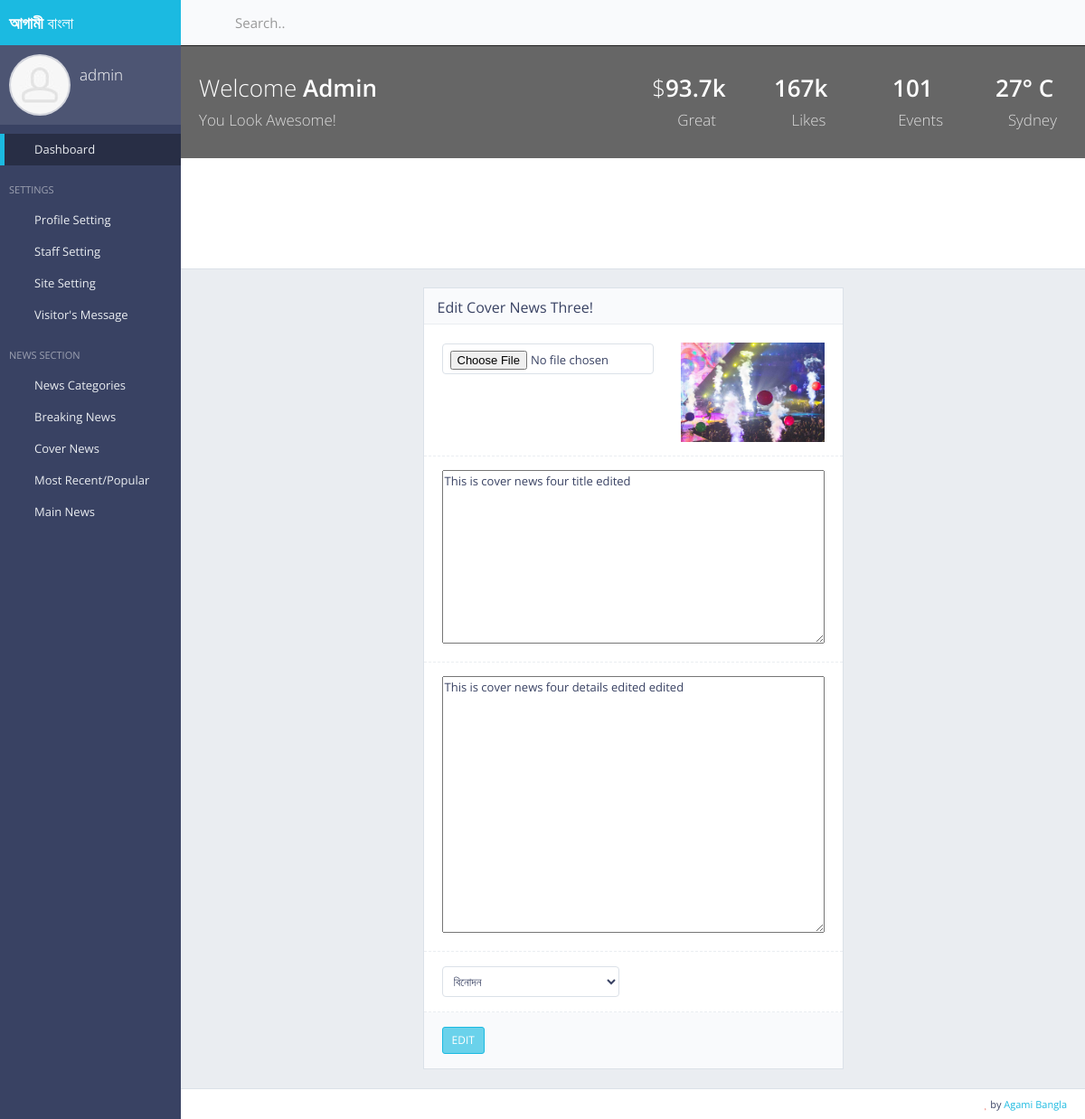
The page /aga/admin/edit/cover/news/four/1/ (signed in) on the database its author committed.
### user/models.py (models this page shows, shortened)
class User(AbstractBaseUser):
    first_name = models.CharField(max_length=30, blank=False, verbose_name='First Name')
    last_name  = models.CharField(verbose_name="Last Name", max_length=30, blank=False)
    email      = models.EmailField(verbose_name='email address',max_length=255,unique=True,)
    user_name  = models.CharField(max_length=30, blank=False, unique=True)
    is_active  = models.BooleanField(default=False)
    is_admin   = models.BooleanField(default=False)
    is_Staff   = models.BooleanField(default=False)
    objects = CustomUserManager()
    USERNAME_FIELD = 'email'
    REQUIRED_FIELDS = ['user_name']

### adminPanel/models.py (models this page shows, shortened)
class CoverNews4(models.Model):
    cover_news_image = models.ImageField()
    cover_news_title = models.TextField(max_length=255, verbose_name="Cover News Title")
    cover_news_category = models.CharField(max_length=255, default="")
    cover_news_subcategory = models.CharField(max_length=255, blank=True, null=True)
    cover_news_details = models.TextField(max_length=2000, blank=True, null=True)
    cover_news_added_at = models.DateField(auto_now_add=True)

### adminPanel/views.py (the view, shortened to what this page needs)
# urls.py: url(r'^aga/admin/edit/cover/news/four/(?P<pk>\d+)/$', views.adminPanel_editCoverNewsFour, name='adminPanelEditCoverNews4'),
@login_required(login_url='/login/user')
def adminPanel_editCoverNewsFour(request, pk):
    cover_news_info_4 = CoverNews4.objects.filter(pk=pk).first()
    cover_news_cat_id = int(cover_news_info_4.cover_news_category)
    news_categories = NewsCategories.objects.all()
    context = {
        'pk' : pk,
        'cover_news_four_info' : cover_news_info_4,
        'cover_news_four_cat_id' : cover_news_cat_id,
        'news_categories' : news_categories,
    }
    return render(request, "backEnd/edit_cover_news_4.html", context)

### core/templates/backEnd/edit_cover_news_4.html (shortened to what this page needs)
{% extends 'backEnd/index.html' %}
{% load static %}
{% block main_content %}
<div class="row">
    <div class="col-md-3"></div>
    <div class="col-md-6">
        <div class="block">
            <div class="block-title">
                <h2>Edit Cover News Three!</h2>
            </div>
            <form action="{%url 'adminPanelEditCoverNews4' pk=pk %}" method="post" enctype="multipart/form-data" class="form-horizontal form-bordered">
                <div class="form-group">
                    <div class="col-md-7">
                        <input type="file" name="edit-cover-news-four-img" id="edit-cover-news-four-img" class="form-control">
                    </div>
                    <div class="col-md-5">
                        <img src="{{cover_news_four_info.cover_news_image.url}}" id="cover-news-four-img-preview" style="width:100%;height: 110px;" alt="">
                    </div>
                </div>
                <div class="form-group">
                    <div class="col-md-12">
                        <textarea name="edit_cover_news_title" id="edit_cover_news_title" cols="" style="width: 100%;" rows="10" maxlength="" placeholder="Cover News Title" required>{{cover_news_four_info.cover_news_title}}</textarea>
                    </div>
                </div>
                <div class="form-group">
                    <div class="col-md-12">
                        <textarea name="edit_cover_news_details" id="edit_cover_news_details" cols="" style="width: 100%;" rows="15" maxlength="" placeholder="Cover News Details" required>{{cover_news_four_info.cover_news_details}}</textarea>
                    </div>
                </div>
                <div class="form-group">
                    <div class="col-md-6">
                        <select id="select-category" name="edit-select-cover-news-category" class="form-control" size="1" required>
                            {% if news_categories|length == 0 %}
                            <option value="0">No News Category Found</option>
                            {% else %}
                            {% for cats in news_categories %}
                            {% if cover_news_four_info %}
                            {% if cats.pk == cover_news_four_cat_id %}
                            <option value="{{cats.pk}}" selected>{{cats.category_name}}</option>
                            {% else %}
                            <option value="{{cats.pk}}">{{cats.category_name}}</option>
                            {% endif %}
                            {% endif %}
                            {% endfor %}
                            {% endif %}
                        </select>
                    </div>
                    <div class="col-md-6">
                    </div>
                </div>
                <div class="form-group form-actions">
                    <div class="col-xs-12">
                        <button type="submit" class="btn btn-sm btn-primary">EDIT</button>
                    </div>
                </div>
            </form>
        </div>
    </div>
     <div class="col-md-3"></div>
</div>
{% endblock %}

### core/templates/backEnd/index.html (shortened to what this page needs)
{% load static %}
<!DOCTYPE html>
<html class="no-js" lang="en">
<head>
    <link rel="stylesheet" href="{%static 'backEnd/css/bootstrap.min.css' %}">
    <link rel="stylesheet" href="{%static 'backEnd/css/plugins.css' %}">
    <link rel="stylesheet" href="{%static 'backEnd/css/main.css' %}">
    <link rel="stylesheet" href="{%static 'backEnd/css/themes.css' %}">
</head>
<body>
<div id="page-wrapper">
    <div id="page-container" class="sidebar-partial sidebar-visible-lg sidebar-no-animations">
        <div id="sidebar">
            <div id="sidebar-scroll">
                <div class="sidebar-content">
                    <a href="index.html" class="sidebar-brand">
                        <span class="sidebar-nav-mini-hide"><strong>আগামী</strong> বাংলা</span>
                    </a>
                    <div class="sidebar-section sidebar-user clearfix sidebar-nav-mini-hide">
                        <div class="sidebar-user-avatar">
                            <a href="page_ready_user_profile.html">
                                {% if profile_pic %}
                                <img src="{{profile_pic.profileImg.url}}" alt="avatar">
                                {% else %}
                                <img src="{%static 'backEnd/img/placeholders/avatars/avatar2.jpg' %}" alt="avatar">
                                {% endif %}
                            </a>
                        </div>
                        <div class="sidebar-user-name">{{request.user.user_name}}</div>
                        <div class="sidebar-user-links">
                            <a href="#" data-toggle="tooltip" data-placement="bottom"
                               title="Profile"><i class="gi gi-user"></i></a>
                            <a href="/ag/admin/panel/update/profile/pic" class="enable-tooltip" data-placement="bottom" title="Settings"><i class="gi gi-cogwheel"></i></a>
                            <a href="{%url 'logoutUser' %}" data-toggle="tooltip" data-placement="bottom"
                               title="Logout"><i class="gi gi-exit"></i></a>
                        </div>
                    </div>
                    <ul class="sidebar-nav">
                        <li>
                            <a href="/ag/admin/panel/home" class=" active"><i class="gi gi-stopwatch sidebar-nav-icon"></i><span class="sidebar-nav-mini-hide">Dashboard</span></a>
                        </li>
                        <li class="sidebar-header">
                            <span class="sidebar-header-options clearfix">
                                <a href="javascript:void(0)" data-toggle="tooltip" title="Quick Settings">
                                    <i class="gi gi-settings"></i>
                                </a></span>
                            <span class="sidebar-header-title">Settings</span>
                        </li>
                        <li>
                            <a href="#" class="sidebar-nav-menu"><i
                                    class="fa fa-angle-left sidebar-nav-indicator sidebar-nav-mini-hide"></i>
                                <i class="gi gi-show_big_thumbnails sidebar-nav-icon"></i><span
                                        class="sidebar-nav-mini-hide">Profile Setting</span>
                            </a>
                        </li>
                        <li>
                            <a href="#" class="sidebar-nav-menu"><i
                                    class="fa fa-angle-left sidebar-nav-indicator sidebar-nav-mini-hide"></i>
                                <i class="gi gi-show_big_thumbnails sidebar-nav-icon"></i><span
                                        class="sidebar-nav-mini-hide">Staff Setting</span>
                            </a>
                        </li>
                        <li>
                            <a href="#" class="sidebar-nav-menu"><i
                                    class="fa fa-angle-left sidebar-nav-indicator sidebar-nav-mini-hide"></i>
                                <i class="gi gi-show_big_thumbnails sidebar-nav-icon"></i><span
                                        class="sidebar-nav-mini-hide">Site Setting</span>
                            </a>
                        </li>
                        <li>
                            <a href="#" class="sidebar-nav-menu"><i
                                    class="fa fa-angle-left sidebar-nav-indicator sidebar-nav-mini-hide"></i>
                                <i class="gi gi-show_big_thumbnails sidebar-nav-icon"></i><span
                                        class="sidebar-nav-mini-hide">Visitor's Message</span>
                            </a>
                        </li>
                        <li class="sidebar-header">
                            <span class="sidebar-header-options clearfix">
                                <a href="javascript:void(0)" data-toggle="tooltip" title="Quick Settings">
                                    <i class="gi gi-settings"></i>
                                </a></span>
                            <span class="sidebar-header-title">News Section</span>
                        </li>
                        <li>
                            <a href="#" class="sidebar-nav-menu"><i
                                    class="fa fa-angle-left sidebar-nav-indicator sidebar-nav-mini-hide"></i>
                                <i class="gi gi-show_big_thumbnails sidebar-nav-icon"></i><span class="sidebar-nav-mini-hide">News Categories</span>
                            </a>
                        </li>
                        <li>
                            <a href="#" class="sidebar-nav-menu"><i
                                    class="fa fa-angle-left sidebar-nav-indicator sidebar-nav-mini-hide"></i>
                                <i class="gi gi-show_big_thumbnails sidebar-nav-icon"></i><span class="sidebar-nav-mini-hide">Breaking News</span>
                            </a>
                        </li>
                        <li>
                            <a href="#" class="sidebar-nav-menu"><i
                                    class="fa fa-angle-left sidebar-nav-indicator sidebar-nav-mini-hide"></i>
                                <i class="gi gi-show_big_thumbnails sidebar-nav-icon"></i><span class="sidebar-nav-mini-hide">Cover News</span>
                            </a>
                        </li>
                         <li>
                            <a href="#" class="sidebar-nav-menu"><i
                                    class="fa fa-angle-left sidebar-nav-indicator sidebar-nav-mini-hide"></i>
                                <i class="gi gi-show_big_thumbnails sidebar-nav-icon"></i><span class="sidebar-nav-mini-hide">Most Recent/Popular</span>
                            </a>
                        </li>
                         <li>
                            <a href="#" class="sidebar-nav-menu"><i
                                    class="fa fa-angle-left sidebar-nav-indicator sidebar-nav-mini-hide"></i>
                                <i class="gi gi-show_big_thumbnails sidebar-nav-icon"></i><span class="sidebar-nav-mini-hide">Main News</span>
                            </a>
                        </li>
                    </ul>
                </div>
            </div>
        </div>
        <div id="main-container">
            <header class="navbar navbar-default">
                <ul class="nav navbar-nav-custom">
                    <li>
                        <a href="javascript:void(0)" onclick="App.sidebar('toggle-sidebar');this.blur();">
                            <i class="fa fa-bars fa-fw"></i>
                        </a>
                    </li>
                </ul>
                <form action="page_ready_search_results.html" method="post" class="navbar-form-custom">
                    <div class="form-group">
                        <input type="text" id="top-search" name="top-search" class="form-control"
                               placeholder="Search..">
                    </div>
                </form>
            </header>
            <div id="page-content">
                <div class="content-header content-header-media">
                    <div class="header-section">
                        <div class="row">
                            <div class="col-md-4 col-lg-6 hidden-xs hidden-sm">
                                <h1>Welcome <strong>Admin</strong><br><small>You Look Awesome!</small></h1>
                            </div>
                            <div class="col-md-8 col-lg-6">
                                <div class="row text-center">
                                    <div class="col-xs-4 col-sm-3">
                                        <h2 class="animation-hatch">
                                            $<strong>93.7k</strong><br>
                                            <small><i class="fa fa-thumbs-o-up"></i> Great</small>
                                        </h2>
                                    </div>
                                    <div class="col-xs-4 col-sm-3">
                                        <h2 class="animation-hatch">
                                            <strong>167k</strong><br>
                                            <small><i class="fa fa-heart-o"></i> Likes</small>
                                        </h2>
                                    </div>
                                    <div class="col-xs-4 col-sm-3">
                                        <h2 class="animation-hatch">
                                            <strong>101</strong><br>
                                            <small><i class="fa fa-calendar-o"></i> Events</small>
                                        </h2>
                                    </div>
                                    <div class="col-sm-3 hidden-xs">
                                        <h2 class="animation-hatch">
                                            <strong>27&deg; C</strong><br>
                                            <small><i class="fa fa-map-marker"></i> Sydney</small>
                                        </h2>
                                    </div>
                                </div>
                            </div>
                        </div>
                    </div>
                </div>
                {% block main_content %}
                {% endblock %}
            </div>
            <footer class="clearfix">
                <div class="pull-right">
                     <i class="fa fa-heart text-danger"></i> by <a href="#" target="_blank">Agami Bangla</a>
                </div>
            </footer>
        </div>
    </div>
</div>
</body>
</html>

### rows shown on the page
User: user.user_name "admin"
CoverNews4: cover_news_image (picture), edit_cover_news_title "This is cover news four title edited", edit_cover_news_details "This is cover news four details edited edited"

### other values the page prints
form field edit-select-cover-news-category "বিনোদন"
